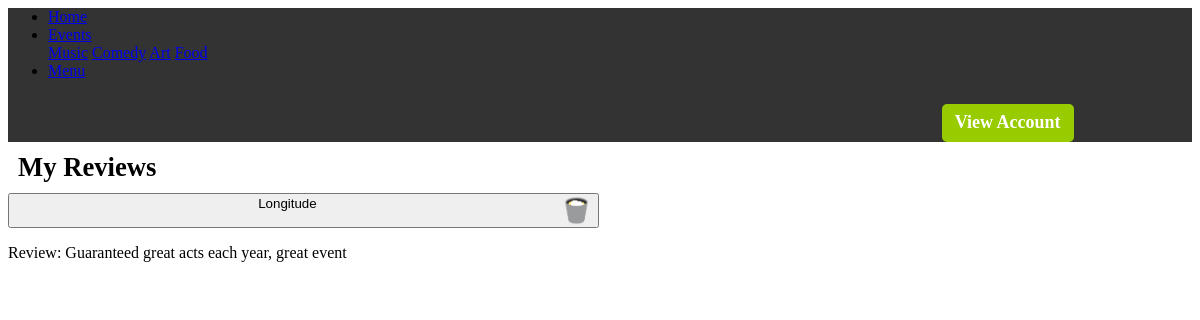
The page /myreviews.php (signed in) on the database its author committed.
### tables this page shows
CREATE TABLE `project02_type` (
  `id` int(11) NOT NULL,
  `type` varchar(50) NOT NULL,
  `imagepath` varchar(200) NOT NULL
);

CREATE TABLE `project02_events` (
  `id` int(11) NOT NULL,
  `eventname` varchar(50) NOT NULL,
  `typeid` int(11) NOT NULL,
  `venue` varchar(200) NOT NULL,
  `startdate` date NOT NULL,
  `enddate` date NOT NULL,
  `managerid` int(11) NOT NULL
);

CREATE TABLE `project02_reviews` (
  `id` int(11) NOT NULL,
  `review` varchar(200) NOT NULL,
  `eventid` int(11) NOT NULL,
  `userid` int(11) NOT NULL
);

### myreviews.php (the view, shortened to what this page needs)
<?php
if (isset($_SESSION["userid_40206636"])) {
    $userisset = 'logged in';
    $userid = $_SESSION['userid_40206636'];
} else {
    $userisset = 'not logged in';
    header("Location: login.php");
}
include('connections/conn.php');
    $type_read = "SELECT * FROM project02_type";
    $gettype = $conn->query($type_read);
?>
<html>
    <head>
        <link rel="stylesheet" type="text/css" href="ui/styles.css">
        <link rel="stylesheet" type="text/css" href="https://rawgit.com/outboxcraft/beauter/master/beauter.min.css"/>
    </head>
    <body>
        <nav>
            <ul class="topnav " id="myTopnav2">
                <li><a href="index.php" class="brand">Home</a></li>
                <li class='dropdown'><a href='#'>Events</a>
                    <div class='dropdown-content'>
                    <?php
                        while($row1 = $gettype->fetch_assoc()){
                            $typename = $row1['type'];
                            $typeid = $row1['id'];
                            echo "<a href='type.php?type=$typeid'>$typename</a> ";
                            }
                    ?>
                    </div>
                </li>
                <li class="-icon">
                   <a href="javascript:void(0);" onclick="topnav('myTopnav2')">Menu</a>
                </li>
            </ul>
             <div class='container'>
                <ul id='mynav'>
                    <?php
                        if($userisset == 'not logged in'){
                            echo "<li><a class='fsSubmitButton' <a href='login.php'>Sign In</a></li>";
                        } else {
                           echo "<li><a class='fsSubmitButton' <a href='viewaccount.php?userid=$userid'>View Account</a></li>";
                        }
                    ?>
                </ul>
            </div>
        </nav>
         <div class='col m1'></div><div class='col m10'>
        <h1>My Reviews </h1>
        <?php
        $checkusertype = "SELECT usertype FROM `project02_publicusers` WHERE id = '$userid' AND usertype = '1'";
                                        $checktype = $conn->query($checkusertype);
                                        if (mysqli_num_rows($checktype) > 0) {
    $viewreviews = "SELECT * FROM `project02_reviews` WHERE userid = $userid";
    $readreviews = $conn->query($viewreviews);
    if (!$readreviews) {
        echo $conn->error;
    } else if  (mysqli_num_rows($readreviews) == 0) {
            echo "<h5>You have left no reviews</h5>
                    <br>";
    }else {
        while ($rowread = $readreviews->fetch_assoc()) {
            $id = $rowread['id'];
            $eventid = $rowread['eventid'];
            $review = $rowread['review'];
            $getusername="SELECT * FROM project02_events WHERE id = $eventid";
            $readname = $conn->query($getusername);
            if (!$readname) {
                echo $conn->error;
            } while ($rowread = $readname->fetch_assoc()) {
            $name = $rowread['eventname'];
            echo"<button class='accordion _box _shadow _dark'>$name
                <a href='deletereviews.php?reviewid=$id'>
                    <img src='img/bin.png' style='width: 5%' align='right'>
                </a>
                </button>
                    <div class='-panel'>
                        <p>Review: $review</p>
                    </div>";
                                        }}}} else{
                                            header("Location: login.php");
                                        }
        ?>
            </div>
    </body>
</html>

### ui/styles.css (style rules this page uses)
body { background-image: url('../img/kupono-kuwamura-LzgK6IMoSZM-unsplash.jpg'); background-repeat: no-repeat; background-attachment: fixed; background-size: cover; }
h1 { padding:10px; margin:0px; font-size:20pt; }
.container { width:80%; margin: 0 auto; }
.fsSubmitButton { padding: 8px 13px 9px!important; margin-top:8px; font-size: 18px !important; background-color: #98CB00; font-weight: bold; color: #ffffff; border-radius: 5px; -moz-border-radius: 5px; -webkit-border-radius: 5px; cursor: pointer; }
nav { width:100%; background-color:#333333; }
ul#mynav { list-style-type: none; margin: 0; padding: 0; overflow: hidden; background-color: #333333; }
#mynav li { float: left; }
#mynav li a { display: block; color: white; text-align: center; padding: 20px; text-decoration: none; }
#mynav li:last-child { float:right; }

### rows shown on the page
project02_type: type "Music"
project02_type: type "Comedy"
project02_type: type "Art"
project02_type: type "Food"
project02_reviews: review "Guaranteed great acts each year, great event"
project02_events: eventname "Longitude"
